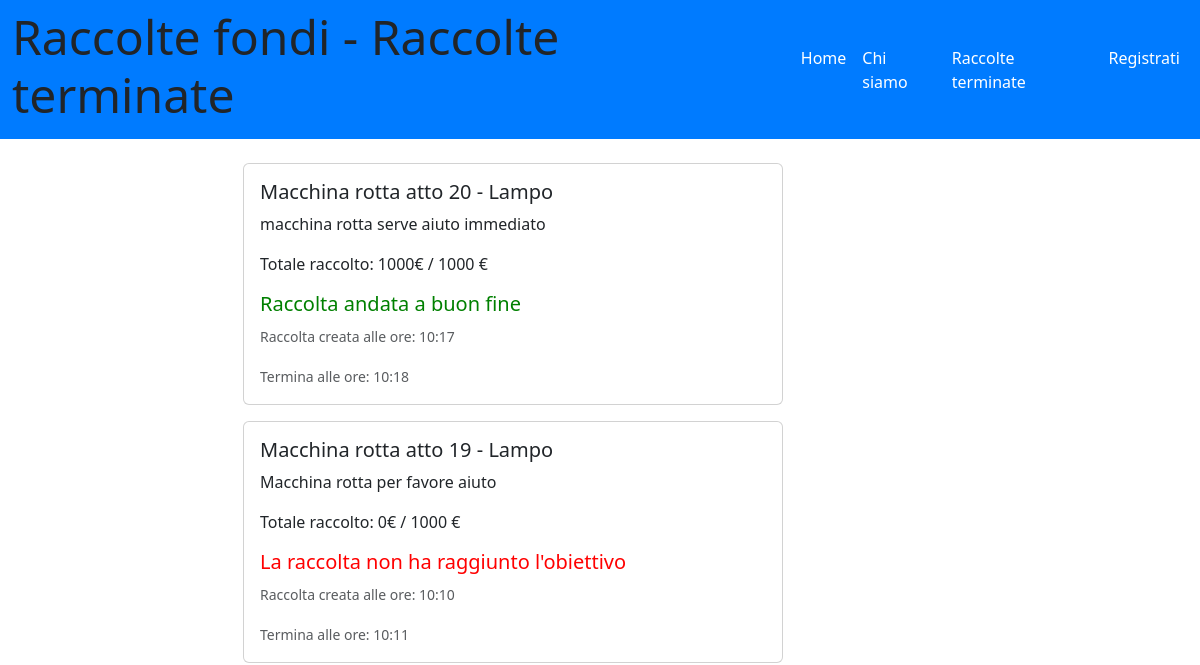
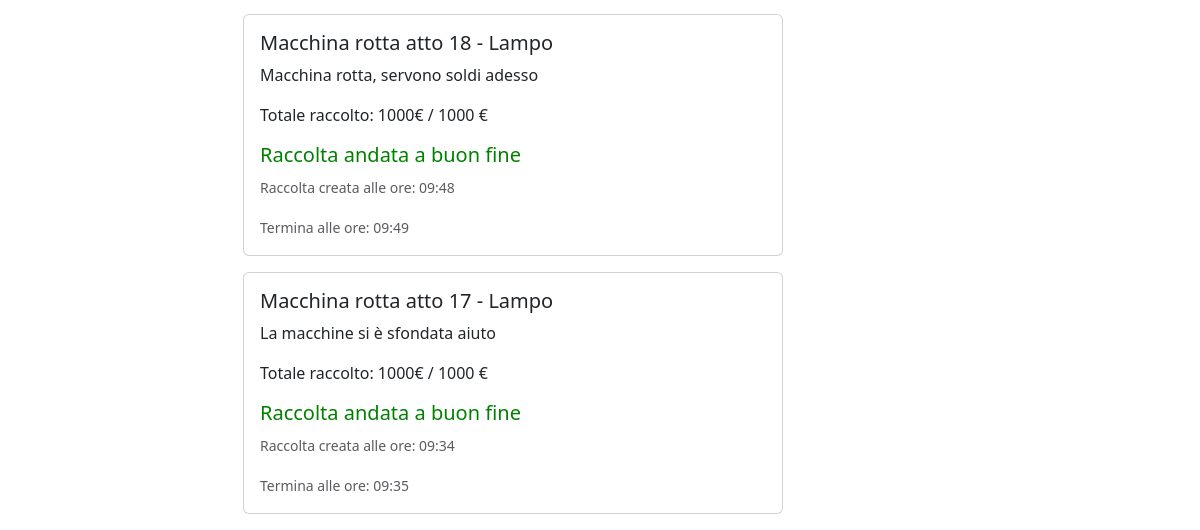
Before: /raccolte_terminate with the older database file (2 pictures, top to bottom).
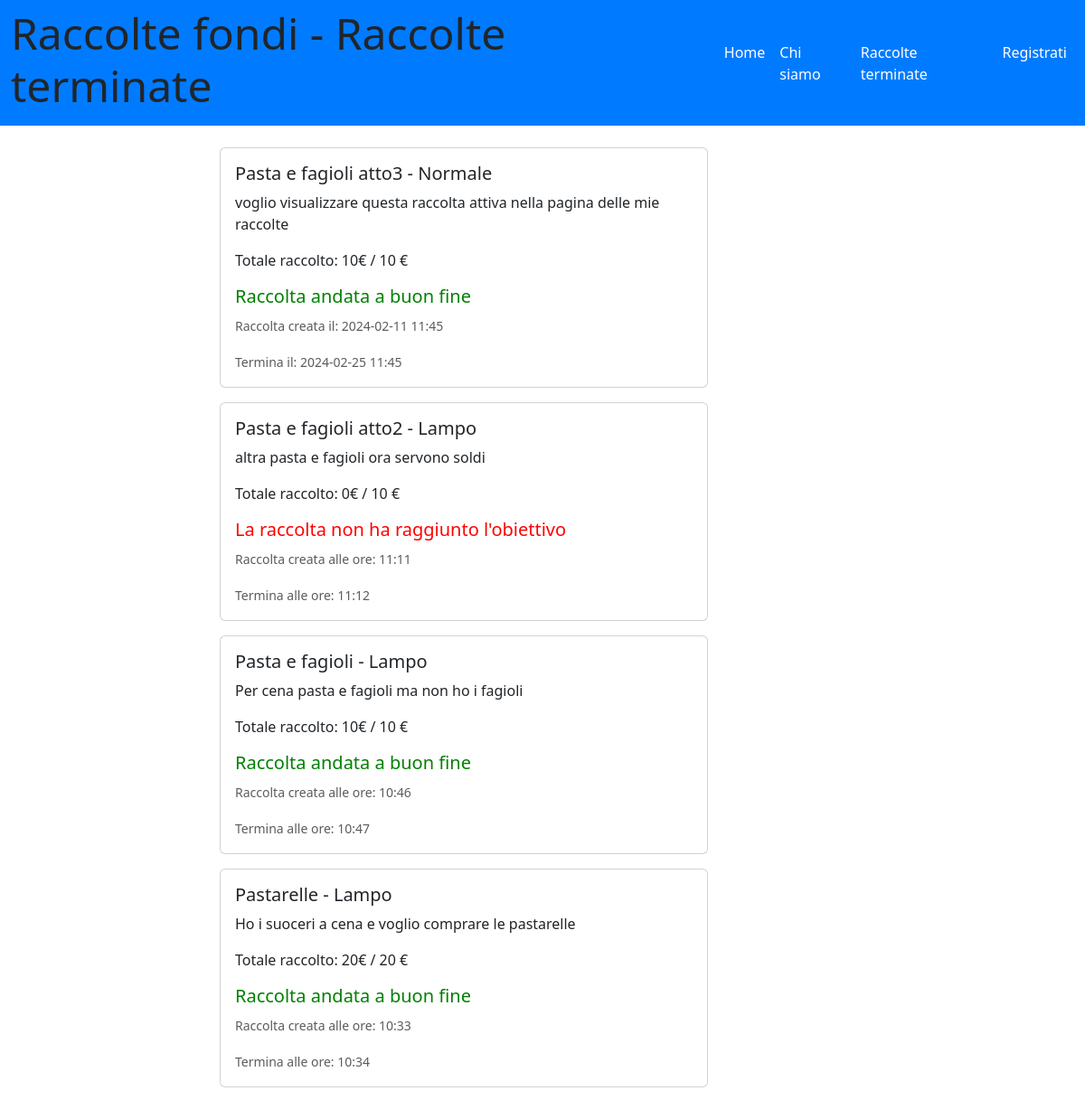
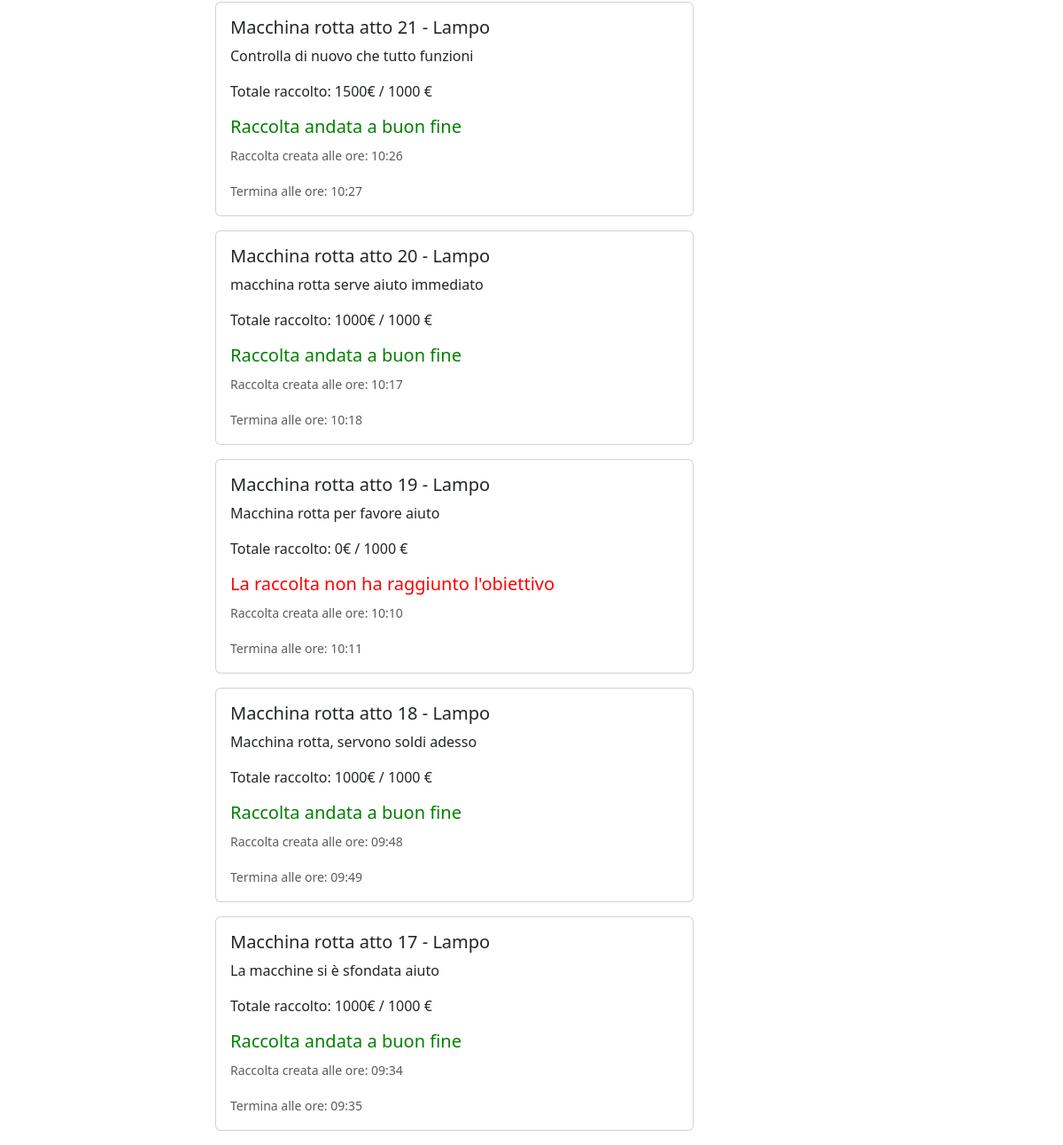
After: the same page with the newer database file (2 pictures, top to bottom).
### tables this page shows
CREATE TABLE "raccolte" (
	"id_raccolta"	INTEGER NOT NULL UNIQUE ,
	"nome_raccolta"	TEXT NOT NULL,
	"descrizione"	TEXT,
	"immagine"	TEXT,
	"data_creazione"	TEXT,
	"data_termine"	TEXT,
	"cifra_attuale"	NUMERIC,
	"cifra_da_raggiungere"	NUMERIC,
	"tipo_raccolta"	TEXT,
	"organizzatore_raccolta"	INTEGER,
	"importo_minimo"	NUMERIC,
	"status"	TEXT DEFAULT 'attiva',
	"aggiornata"	TEXT DEFAULT 'no',
	PRIMARY KEY("id_raccolta" AUTOINCREMENT),
	FOREIGN KEY("organizzatore_raccolta") REFERENCES "utenti"("id_utente")
);

### app.py (the view)
@app.route('/raccolte_terminate')
def raccolte_terminate():
    raccolte_terminate_db = raccolte_dao.get_raccolte_terminate()
    return render_template('raccolte_terminate.html', raccolte_terminate=raccolte_terminate_db)

### app.py (called while the page is built)
@app.before_request
def update_before_request():
    app.logger.info('Inizio update_status_e_portafoglio')
    try:
        raccolte_dao.update_status_e_portafoglio()
        app.logger.info('Fine update_status_e_portafoglio')
    except Exception as e:
        print('Error during update:', str(e))

### raccolte_dao.py (called while the page is built)
def get_raccolte_terminate():
    conn = sqlite3.connect('db/raccolte_fondi.db')
    conn.row_factory = sqlite3.Row
    cursor = conn.cursor()
    status_terminata = 'terminata'
    sql = 'SELECT * FROM raccolte WHERE status = ? ORDER BY data_creazione DESC'
    cursor.execute(sql, (status_terminata,))
    raccolte_terminate = cursor.fetchall()
    cursor.close()
    conn.close()
    return raccolte_terminate

### templates/raccolte_terminate.html (shortened to what this page needs)
{% extends "base.html" %}
{% block home_active %}active{% endblock %}
{% block page_name%}Raccolte terminate{%endblock%}
{%block content%}
<main class="col-lg-9 col-md-12">
    <div class="container">
    <div class="row">
        <div class="col-3">
        </div>
    <div class="col-9">
    {% for raccolta in raccolte_terminate%}
    <div class="card mb-3" style="max-width: 540px;">
      <div class="row g-0">
        <div class="col-12">
          <div class="card-body">
            <h5 class="card-title">
                 {{raccolta.nome_raccolta | e}}
              - {% if raccolta.tipo_raccolta == 'lampo' %} Lampo
              {%else%} Normale
              {%endif%}
            </h5>
            <p class="card-text">{{raccolta.descrizione}}</p>
            <p class="card-text">Totale raccolto: {{raccolta.cifra_attuale}}€ / {{raccolta.cifra_da_raggiungere}} €</p>
            {% if raccolta.cifra_attuale >= raccolta.cifra_da_raggiungere %}
            <h5 class="raccolte_terminate_successo">Raccolta andata a buon fine</h5>
            {%  else %}
            <h5 class="raccolte_terminate_fallita">La raccolta non ha raggiunto l'obiettivo</h5>
            {% endif %}
            {% if raccolta.tipo_raccolta == 'lampo' %}
            <p class="card-text"><small class="text-body-secondary">Raccolta creata alle ore: {{raccolta.data_creazione.split(' ')[1]}}</small></p>
            <p class="card-text"><small class="text-body-secondary">Termina alle ore: {{raccolta.data_termine.split(' ')[1]}}</small></p>
            {% else %}
            <p class="card-text"><small class="text-body-secondary">Raccolta creata il: {{raccolta.data_creazione}}</small></p>
            <p class="card-text"><small class="text-body-secondary">Termina il: {{raccolta.data_termine}}</small></p>
            {% endif %}
          </div>
        </div>
      </div>
    </div>
    {% endfor %}
</div>
</main>
{% endblock %}

### templates/base.html (shortened to what this page needs)
<!doctype html>
<html lang="en">
<head>
  <link href="https://cdn.jsdelivr.net/npm/bootstrap@5.3.2/dist/css/bootstrap.min.css" rel="stylesheet"
>
  <link rel="stylesheet" href="https://cdn.jsdelivr.net/npm/bootstrap-icons@1.11.2/font/bootstrap-icons.min.css">
  <link rel="stylesheet" href="{{ url_for('static', filename='style.css') }}">
</head>
<body>
  <header id="myheader">
    <nav class="navbar navbar-dark navbar-expand-lg mynavbar">
      <div class="container-fluid">
        <h1 class="display-5">Raccolte fondi - {% block page_name %}{% endblock %}</h1>
        <div class="collapse navbar-collapse" id="navbarSupportedContent">
          <ul class="navbar-nav ms-auto">
            <li class="nav-item">
              <a class="nav-link {%block home_active%}{% endblock %}" aria-current="page" href="/">Home</a>
            </li>
            <li class="nav-item">
              <a class="nav-link {%block about_active%}{% endblock %}" href="{{ url_for('about') }}">Chi siamo</a>
            </li>
            <li class="nav-item">
                <a class="nav-link {%block raccolte_terminate_active%}{% endblock %}" href="{{ url_for('raccolte_terminate') }}">Raccolte terminate</a>
              </li>
            {% if current_user.is_authenticated %}
            <li class="nav-item dropdown dropstart">
              <a class="nav-link dropdown-toggle" href="#" role="button" data-bs-toggle="dropdown"
                aria-expanded="false">
                @{{current_user.nome}} {{current_user.cognome}}
              </a>
              <ul class="dropdown-menu dropdown-menu-dark">
                <li><a class="dropdown-item" href="{{ url_for('le_mie_raccolte') }}">Le mie raccolte</a></li>
                <li><a class="dropdown-item" href="{{ url_for('logout') }}">Esci</a></li>
              </ul>
            </li>
            {% else %}
            <li class="nav-item">
              <a class="nav-link {%block signup_active%}{% endblock %}" aria-current="page"
                href="{{ url_for('iscriviti') }}">Registrati</a>
            </li>
            {% endif %}
          </ul>
        </div>
      </div>
    </nav>
  </header>
  <div class="container-fluid mt-4">
    <div class="row">
      {%block content %}{% endblock %}
    </div>
  </div>
</body>
</html>

### static/style.css (style rules this page uses)
.mynavbar { background-color: #007bff; }
.navbar-dark .navbar-nav .nav-link { color: white; }
.raccolte_terminate_successo { color:green }
.raccolte_terminate_fallita { color:red }

Changed rows visible on the page:
added raccolte: nome_raccolta "Pasta e fagioli atto3", tipo_raccolta "Normale", descrizione "voglio visualizzare questa raccolta attiva nella pagina delle mie raccolte", cifra_attuale "10", cifra_da_raggiungere "10", shows "Raccolta andata a buon fine", data_creazione "2024-02-11 11:45", data_termine "2024-02-25 11:45"
added raccolte: nome_raccolta "Pasta e fagioli atto2", tipo_raccolta "Lampo", descrizione "altra pasta e fagioli ora servono soldi", cifra_attuale "0", cifra_da_raggiungere "10", shows "La raccolta non ha raggiunto l'obiettivo", data_creazione "11:11", data_termine "11:12"
added raccolte: nome_raccolta "Pasta e fagioli", tipo_raccolta "Lampo", descrizione "Per cena pasta e fagioli ma non ho i fagioli", cifra_attuale "10", cifra_da_raggiungere "10", shows "Raccolta andata a buon fine", data_creazione "10:46", data_termine "10:47"
added raccolte: nome_raccolta "Pastarelle", tipo_raccolta "Lampo", descrizione "Ho i suoceri a cena e voglio comprare le pastarelle", cifra_attuale "20", cifra_da_raggiungere "20", shows "Raccolta andata a buon fine", data_creazione "10:33", data_termine "10:34"
added raccolte: nome_raccolta "Macchina rotta atto 21", tipo_raccolta "Lampo", descrizione "Controlla di nuovo che tutto funzioni", cifra_attuale "1500", cifra_da_raggiungere "1000", shows "Raccolta andata a buon fine", data_creazione "10:26", data_termine "10:27"
